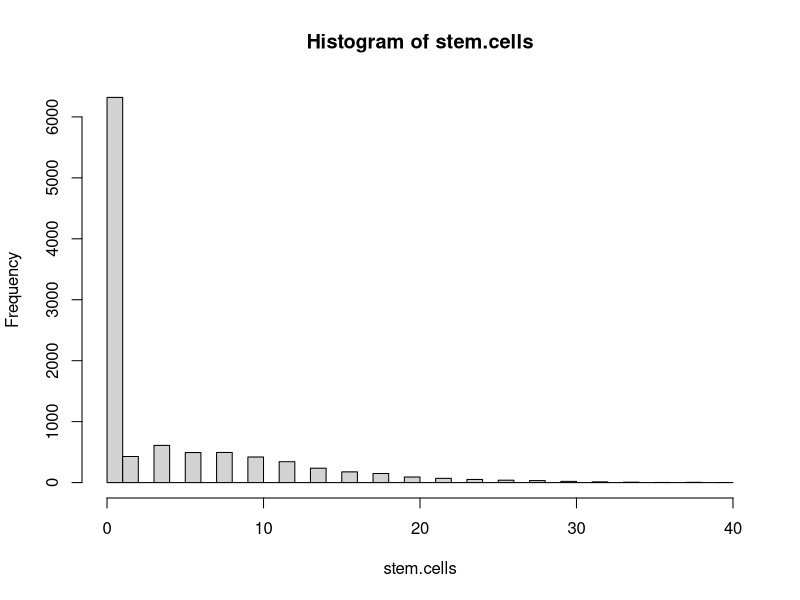

This chart was generated by the following R code:
#R Program to Monte Carlo stem cell proliferation model
stem.cells <- c(0)
n.trials <- 10000
n.gens <- 7
p.div <- 0.6
for (i.trial in 1:n.trials) {   # Loop over Monte Carlo Trials  
  n.stem.curr <- 1
  n.stem.next <- 0
  for (i.gen in 1:n.gens) {     # Loop over generations
    for (i.cell in 1:n.stem.curr) {
      if (p.div > runif(1)) {
        n.stem.next <- n.stem.next+2
      }
    }
    n.stem.curr <- n.stem.next
    n.stem.next <- 0
    if (n.stem.curr==0) {
      break
    }
  }
  stem.cells[i.trial] <- n.stem.curr
}
hist(stem.cells, breaks=50)
output<-sprintf("Mean # cells at %3d gens=%7.2f\n",n.gens, mean(stem.cells))
cat(output)
